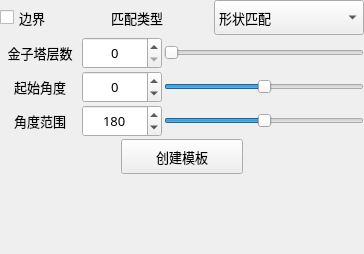
            <widget class="QWidget" name="tab">
             <attribute name="title">
              <string>模板参数</string>
             </attribute>
             <layout class="QVBoxLayout" name="verticalLayout_2" stretch="0">
              <property name="spacing">
               <number>0</number>
              </property>
              <property name="leftMargin">
               <number>0</number>
              </property>
              <property name="topMargin">
               <number>0</number>
              </property>
              <property name="rightMargin">
               <number>0</number>
              </property>
              <property name="bottomMargin">
               <number>0</number>
              </property>
              <item>
               <widget class="QWidget" name="groupC4_2" native="true">
                <property name="minimumSize">
                 <size>
                  <width>0</width>
                  <height>130</height>
                 </size>
                </property>
                <property name="font">
                 <font>
                  <family>微软雅黑</family>
                  <pointsize>10</pointsize>
                 </font>
                </property>
                <layout class="QGridLayout" name="gridLayout_3" rowstretch="0,0,0,0,0,0,0">
                 <property name="leftMargin">
                  <number>0</number>
                 </property>
                 <property name="topMargin">
                  <number>0</number>
                 </property>
                 <property name="rightMargin">
                  <number>0</number>
                 </property>
                 <property name="bottomMargin">
                  <number>0</number>
                 </property>
                 <property name="horizontalSpacing">
                  <number>0</number>
                 </property>
                 <property name="verticalSpacing">
                  <number>2</number>
                 </property>
                 <item row="6" column="0">
                  <spacer name="verticalSpacer_4">
                   <property name="orientation">
                    <enum>Qt::Vertical</enum>
                   </property>
                   <property name="sizeHint" stdset="0">
                    <size>
                     <width>20</width>
                     <height>40</height>
                    </size>
                   </property>
                  </spacer>
                 </item>
                 <item row="2" column="0">
                  <widget class="QWidget" name="widget_4" native="true">
                   <layout class="QHBoxLayout" name="horizontalLayout_13" stretch="1,1,3">
                    <property name="spacing">
                     <number>2</number>
                    </property>
                    <property name="leftMargin">
                     <number>0</number>
                    </property>
                    <property name="topMargin">
                     <number>0</number>
                    </property>
                    <property name="rightMargin">
                     <number>0</number>
                    </property>
                    <property name="bottomMargin">
                     <number>0</number>
                    </property>
                    <item>
                     <widget class="QLabel" name="label_11">
                      <property name="minimumSize">
                       <size>
                        <width>80</width>
                        <height>30</height>
                       </size>
                      </property>
                      <property name="styleSheet">
                       <string notr="true">background: transparent;</string>
                      </property>
                      <property name="text">
                       <string>起始角度</string>
                      </property>
                      <property name="alignment">
                       <set>Qt::AlignCenter</set>
                      </property>
                     </widget>
                    </item>
                    <item>
                     <widget class="QSpinBox" name="spBx_CAngleStart">
                      <property name="minimumSize">
                       <size>
                        <width>80</width>
                        <height>32</height>
                       </size>
                      </property>
                      <property name="alignment">
                       <set>Qt::AlignCenter</set>
                      </property>
                      <property name="minimum">
                       <number>-180</number>
                      </property>
                      <property name="maximum">
                       <number>180</number>
                      </property>
                     </widget>
                    </item>
                    <item>
                     <widget class="QSlider" name="horizontalSlider_5">
                      <property name="minimumSize">
                       <size>
                        <width>200</width>
                        <height>30</height>
                       </size>
                      </property>
                      <property name="minimum">
                       <number>-180</number>
                      </property>
                      <property name="maximum">
                       <number>180</number>
                      </property>
                      <property name="orientation">
                       <enum>Qt::Horizontal</enum>
                      </property>
                     </widget>
                    </item>
                   </layout>
                  </widget>
                 </item>
                 <item row="4" column="0">
                  <widget class="QWidget" name="widget_5" native="true">
                   <layout class="QGridLayout" name="gridLayout_2" columnstretch="1,1,1">
                    <property name="leftMargin">
                     <number>0</number>
                    </property>
                    <property name="topMargin">
                     <number>0</number>
                    </property>
                    <property name="rightMargin">
                     <number>0</number>
                    </property>
                    <property name="bottomMargin">
                     <number>0</number>
                    </property>
                    <property name="spacing">
                     <number>0</number>
                    </property>
                    <item row="0" column="0">
                     <spacer name="horizontalSpacer_9">
                      <property name="orientation">
                       <enum>Qt::Horizontal</enum>
                      </property>
                      <property name="sizeHint" stdset="0">
                       <size>
                        <width>40</width>
                        <height>20</height>
                       </size>
                      </property>
                     </spacer>
                    </item>
                    <item row="1" column="1">
                     <spacer name="verticalSpacer_5">
                      <property name="orientation">
                       <enum>Qt::Vertical</enum>
                      </property>
                      <property name="sizeHint" stdset="0">
                       <size>
                        <width>20</width>
                        <height>40</height>
                       </size>
                      </property>
                     </spacer>
                    </item>
                    <item row="0" column="1">
                     <widget class="QPushButton" name="btnCreateModel">
                      <property name="sizePolicy">
                       <sizepolicy hsizetype="Preferred" vsizetype="Fixed">
                        <horstretch>0</horstretch>
                        <verstretch>0</verstretch>
                       </sizepolicy>
                      </property>
                      <property name="minimumSize">
                       <size>
                        <width>50</width>
                        <height>35</height>
                       </size>
                      </property>
                      <property name="text">
                       <string>创建模板</string>
                      </property>
                     </widget>
                    </item>
                    <item row="0" column="2">
                     <spacer name="horizontalSpacer_10">
                      <property name="orientation">
                       <enum>Qt::Horizontal</enum>
                      </property>
                      <property name="sizeHint" stdset="0">
                       <size>
                        <width>40</width>
                        <height>20</height>
                       </size>
                      </property>
                     </spacer>
                    </item>
                   </layout>
                  </widget>
                 </item>
                 <item row="0" column="0">
                  <layout class="QHBoxLayout" name="horizontalLayout_10" stretch="0,1,1">
                   <property name="spacing">
                    <number>2</number>
                   </property>
                   <item>
                    <widget class="QCheckBox" name="cBx_BorderMatch">
                     <property name="minimumSize">
                      <size>
                       <width>60</width>
                       <height>35</height>
                      </size>
                     </property>
                     <property name="text">
                      <string>边界</string>
                     </property>
                    </widget>
                   </item>
                   <item>
                    <widget class="QLabel" name="label_23">
                     <property name="minimumSize">
                      <size>
                       <width>0</width>
                       <height>30</height>
                      </size>
                     </property>
                     <property name="font">
                      <font>
                       <family>微软雅黑</family>
                       <pointsize>10</pointsize>
                      </font>
                     </property>
                     <property name="styleSheet">
                      <string notr="true">background: transparent;</string>
                     </property>
                     <property name="text">
                      <string>匹配类型</string>
                     </property>
                     <property name="alignment">
                      <set>Qt::AlignCenter</set>
                     </property>
                    </widget>
                   </item>
                   <item>
                    <widget class="QComboBox" name="cbx_MatchType">
                     <property name="minimumSize">
                      <size>
                       <width>40</width>
                       <height>35</height>
                      </size>
                     </property>
                     <property name="font">
                      <font>
                       <family>微软雅黑</family>
                       <pointsize>10</pointsize>
                      </font>
                     </property>
                     <property name="currentIndex">
                      <number>0</number>
                     </property>
                     <item>
                      <property name="text">
                       <string>形状匹配</string>
                      </property>
                     </item>
                     <item>
                      <property name="text">
                       <string>NCC匹配</string>
                      </property>
                     </item>
                    </widget>
                   </item>
                  </layout>
                 </item>
                 <item row="3" column="0">
                  <widget class="QWidget" name="widget_2" native="true">
                   <layout class="QHBoxLayout" name="horizontalLayout_18" stretch="1,1,3">
                    <property name="spacing">
                     <number>2</number>
                    </property>
                    <property name="leftMargin">
                     <number>0</number>
                    </property>
                    <property name="topMargin">
                     <number>0</number>
                    </property>
                    <property name="rightMargin">
                     <number>0</number>
                    </property>
                    <property name="bottomMargin">
                     <number>0</number>
                    </property>
                    <item>
                     <widget class="QLabel" name="label_13">
                      <property name="minimumSize">
                       <size>
                        <width>80</width>
                        <height>30</height>
                       </size>
                      </property>
                      <property name="styleSheet">
                       <string notr="true">background: transparent;</string>
                      </property>
                      <property name="text">
                       <string>角度范围</string>
                      </property>
                      <property name="alignment">
                       <set>Qt::AlignCenter</set>
                      </property>
                     </widget>
                    </item>
                    <item>
                     <widget class="QSpinBox" name="spBx_CAngleRange">
                      <property name="minimumSize">
                       <size>
                        <width>80</width>
                        <height>32</height>
                       </size>
                      </property>
                      <property name="alignment">
                       <set>Qt::AlignCenter</set>
                      </property>
                      <property name="minimum">
                       <number>-360</number>
                      </property>
                      <property name="maximum">
                       <number>360</number>
                      </property>
                      <property name="value">
                       <number>180</number>
                      </property>
                     </widget>
                    </item>
                    <item>
                     <widget class="QSlider" name="horizontalSlider_6">
                      <property name="minimumSize">
                       <size>
                        <width>200</width>
                        <height>30</height>
                       </size>
                      </property>
                      <property name="minimum">
                       <number>0</number>
                      </property>
                      <property name="maximum">
                       <number>360</number>
                      </property>
                      <property name="value">
                       <number>180</number>
                      </property>
                      <property name="orientation">
                       <enum>Qt::Horizontal</enum>
                      </property>
                     </widget>
                    </item>
                   </layout>
                  </widget>
                 </item>
                 <item row="1" column="0">
                  <widget class="QWidget" name="widget" native="true">
                   <layout class="QHBoxLayout" name="horizontalLayout_12" stretch="1,1,3">
                    <property name="spacing">
                     <number>2</number>
                    </property>
                    <property name="leftMargin">
                     <number>0</number>
                    </property>
                    <property name="topMargin">
                     <number>0</number>
                    </property>
                    <property name="rightMargin">
                     <number>0</number>
                    </property>
                    <property name="bottomMargin">
                     <number>0</number>
                    </property>
                    <item>
                     <widget class="QLabel" name="label_10">
                      <property name="minimumSize">
                       <size>
                        <width>80</width>
                        <height>30</height>
                       </size>
                      </property>
                      <property name="styleSheet">
                       <string notr="true">background: transparent;</string>
                      </property>
                      <property name="text">
                       <string>金子塔层数</string>
                      </property>
                      <property name="alignment">
                       <set>Qt::AlignCenter</set>
                      </property>
                     </widget>
                    </item>
                    <item>
                     <widget class="QSpinBox" name="spBx_PyLevel">
                      <property name="minimumSize">
                       <size>
                        <width>80</width>
                        <height>32</height>
                       </size>
                      </property>
                      <property name="alignment">
                       <set>Qt::AlignCenter</set>
                      </property>
                      <property name="maximum">
                       <number>10</number>
                      </property>
                     </widget>
                    </item>
                    <item>
                     <widget class="QSlider" name="horizontalSlider_4">
                      <property name="minimumSize">
                       <size>
                        <width>200</width>
                        <height>30</height>
                       </size>
                      </property>
                      <property name="maximum">
                       <number>10</number>
                      </property>
                      <property name="orientation">
                       <enum>Qt::Horizontal</enum>
                      </property>
                     </widget>
                    </item>
                   </layout>
                  </widget>
                 </item>
                </layout>
               </widget>
              </item>
             </layout>
            </widget>
